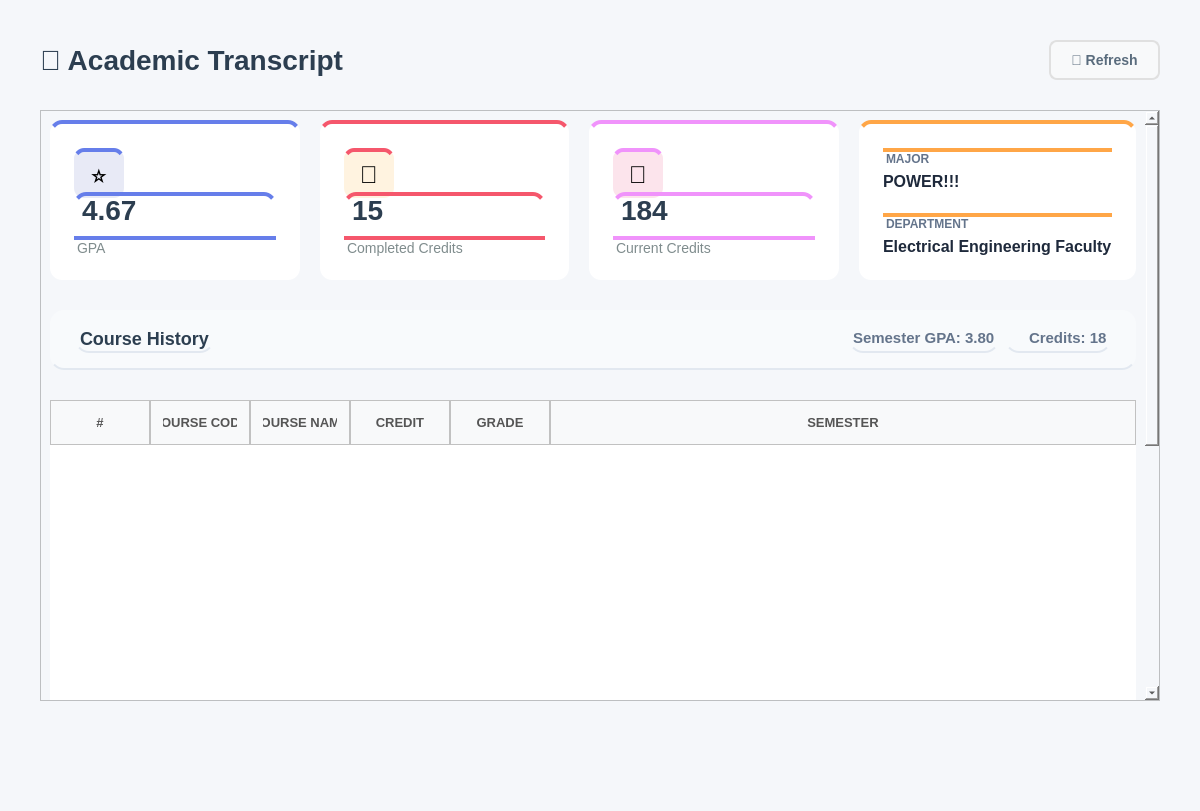
<?xml version="1.0" encoding="UTF-8"?>
<ui version="4.0">
 <class>Transcript</class>
 <widget class="QWidget" name="Transcript">
  <property name="geometry">
   <rect>
    <x>0</x>
    <y>0</y>
    <width>1200</width>
    <height>811</height>
   </rect>
  </property>
  <property name="windowTitle">
   <string/>
  </property>
  <property name="styleSheet">
   <string notr="true">background-color: #f5f7fa;</string>
  </property>
  <layout class="QVBoxLayout" name="mainLayout">
   <property name="spacing">
    <number>30</number>
   </property>
   <property name="leftMargin">
    <number>40</number>
   </property>
   <property name="topMargin">
    <number>40</number>
   </property>
   <property name="rightMargin">
    <number>40</number>
   </property>
   <property name="bottomMargin">
    <number>20</number>
   </property>
   <item>
    <layout class="QHBoxLayout" name="headerLayout">
     <item>
      <widget class="QLabel" name="labelTitle">
       <property name="styleSheet">
        <string notr="true">font-size: 28px; font-weight: bold; color: #2c3e50; background: transparent;</string>
       </property>
       <property name="text">
        <string>📜 Academic Transcript</string>
       </property>
      </widget>
     </item>
     <item>
      <spacer name="headerSpacer">
       <property name="orientation">
        <enum>Qt::Orientation::Horizontal</enum>
       </property>
       <property name="sizeHint" stdset="0">
        <size>
         <width>40</width>
         <height>20</height>
        </size>
       </property>
      </spacer>
     </item>
     <item>
      <widget class="QPushButton" name="buttonRefresh">
       <property name="minimumSize">
        <size>
         <width>100</width>
         <height>40</height>
        </size>
       </property>
       <property name="cursor">
        <cursorShape>PointingHandCursor</cursorShape>
       </property>
       <property name="styleSheet">
        <string notr="true">QPushButton {
    background-color: #f8f9fa;     /* light grey background */
    color: #5a6c7d;               /* text color */
    border: 2px solid #e0e0e0;    /* default border */
    border-radius: 8px;
    font-size: 14px;
    font-weight: bold;
    padding: 10px 20px;
}

QPushButton:hover {
    border-color: #6c5ce7;        /* purplish-blue border on hover */
    color: #6c5ce7;               /* match text color to border */
}

QPushButton:pressed {
    background-color: #e0e0e0;    /* slightly darker grey when pressed */
    border-color: #6c5ce7;        /* keep border highlight */
    color: #6c5ce7;               /* text color */
}
</string>
       </property>
       <property name="text">
        <string>🔄 Refresh</string>
       </property>
      </widget>
     </item>
    </layout>
   </item>
   <item>
    <widget class="QScrollArea" name="scrollArea">
     <property name="styleSheet">
      <string notr="true">
/* ===== VERTICAL SCROLLBAR ===== */
QScrollBar:vertical {
    width: 12px;
    background: rgba(255, 255, 255, 0.05);  /* subtle track */
    margin: 0px 0px 0px 0;  /* TOP RIGHT BOTTOM LEFT */
    border-radius: 6px;
}

QScrollBar::handle:vertical {
    background: rgba(120, 120, 120, 0.35);  /* glassy thumb */
    border-radius: 6px;
    min-height: 30px;
    border: 1px solid rgba(255, 255, 255, 0.2); /* subtle highlight */
}

QScrollBar::handle:vertical:hover {
    background: rgba(120, 120, 120, 0.55);
}

/* Up/Down buttons */
QScrollBar::add-line:vertical,
QScrollBar::sub-line:vertical {
    height: 16px;
    background: rgba(180, 180, 180, 0.35);
    border-radius: 4px;
}

/* Arrow icons */
QScrollBar::up-arrow:vertical,
QScrollBar::down-arrow:vertical {
    width: 6px;
    height: 6px;
    background: transparent;
}

/* Remove the blank area inside */
QScrollBar::add-page:vertical,
QScrollBar::sub-page:vertical {
    background: none;
}
/* ===== HORIZONTAL SCROLLBAR ===== */
QScrollBar:horizontal {
    height: 12px;
    background: rgba(255, 255, 255, 0.05);  /* subtle track */
    margin: 0px 0 0px 0;  /* TOP RIGHT BOTTOM LEFT */
    border-radius: 6px;
}

QScrollBar::handle:horizontal {
    background: rgba(120, 120, 120, 0.35);  /* glassy thumb */
    border-radius: 6px;
    min-width: 30px;
    border: 1px solid rgba(255, 255, 255, 0.2); /* subtle highlight */
}

QScrollBar::handle:horizontal:hover {
    background: rgba(120, 120, 120, 0.55);
}

/* Left/Right buttons */
QScrollBar::add-line:horizontal,
QScrollBar::sub-line:horizontal {
    width: 16px;
    background: rgba(180, 180, 180, 0.35);
    border-radius: 4px;
}

/* Arrow icons */
QScrollBar::left-arrow:horizontal,
QScrollBar::right-arrow:horizontal {
    width: 6px;
    height: 6px;
    background: transparent;
}

/* Remove the blank area inside */
QScrollBar::add-page:horizontal,
QScrollBar::sub-page:horizontal {
    background: none;
}
</string>
     </property>
     <property name="widgetResizable">
      <bool>true</bool>
     </property>
     <widget class="QWidget" name="scrollAreaWidgetContents">
      <property name="geometry">
       <rect>
        <x>0</x>
        <y>0</y>
        <width>1106</width>
        <height>1031</height>
       </rect>
      </property>
      <layout class="QVBoxLayout" name="verticalLayout">
       <property name="spacing">
        <number>30</number>
       </property>
       <property name="bottomMargin">
        <number>20</number>
       </property>
       <item>
        <layout class="QHBoxLayout" name="statsLayout">
         <property name="spacing">
          <number>20</number>
         </property>
         <item>
          <widget class="QFrame" name="totalUsersFrame_2">
           <property name="minimumSize">
            <size>
             <width>0</width>
             <height>160</height>
            </size>
           </property>
           <property name="styleSheet">
            <string notr="true">background-color: white; border-radius: 12px; border-top: 4px solid #667eea;</string>
           </property>
           <property name="frameShape">
            <enum>QFrame::Shape::StyledPanel</enum>
           </property>
           <layout class="QVBoxLayout" name="totalUsersLayout_2">
            <property name="spacing">
             <number>12</number>
            </property>
            <property name="leftMargin">
             <number>24</number>
            </property>
            <property name="topMargin">
             <number>24</number>
            </property>
            <property name="rightMargin">
             <number>24</number>
            </property>
            <property name="bottomMargin">
             <number>24</number>
            </property>
            <item>
             <widget class="QLabel" name="totalUsersIcon_2">
              <property name="minimumSize">
               <size>
                <width>50</width>
                <height>50</height>
               </size>
              </property>
              <property name="maximumSize">
               <size>
                <width>50</width>
                <height>50</height>
               </size>
              </property>
              <property name="styleSheet">
               <string notr="true">background-color: #e8eaf6; border-radius: 10px; font-size: 24px;</string>
              </property>
              <property name="text">
               <string>⭐</string>
              </property>
              <property name="alignment">
               <set>Qt::AlignmentFlag::AlignCenter</set>
              </property>
             </widget>
            </item>
            <item>
             <widget class="QLabel" name="labelGPACount">
              <property name="styleSheet">
               <string notr="true">font-size: 28px; font-weight: bold; color: #2c3e50; background: transparent;</string>
              </property>
              <property name="text">
               <string>4.67</string>
              </property>
             </widget>
            </item>
            <item>
             <widget class="QLabel" name="labelGPA">
              <property name="styleSheet">
               <string notr="true">font-size: 14px; color: #7f8c8d; background: transparent;</string>
              </property>
              <property name="text">
               <string>GPA</string>
              </property>
             </widget>
            </item>
           </layout>
          </widget>
         </item>
         <item>
          <widget class="QFrame" name="pendingRequestsFrame_2">
           <property name="minimumSize">
            <size>
             <width>0</width>
             <height>160</height>
            </size>
           </property>
           <property name="styleSheet">
            <string notr="true">background-color: white;
border-radius: 12px;
border-top: 4px solid #f5576c;  /* same color as Edit Profile button */
</string>
           </property>
           <property name="frameShape">
            <enum>QFrame::Shape::StyledPanel</enum>
           </property>
           <layout class="QVBoxLayout" name="pendingRequestsLayout_2">
            <property name="spacing">
             <number>12</number>
            </property>
            <property name="leftMargin">
             <number>24</number>
            </property>
            <property name="topMargin">
             <number>24</number>
            </property>
            <property name="rightMargin">
             <number>24</number>
            </property>
            <property name="bottomMargin">
             <number>24</number>
            </property>
            <item>
             <widget class="QLabel" name="pendingRequestsIcon_2">
              <property name="minimumSize">
               <size>
                <width>50</width>
                <height>50</height>
               </size>
              </property>
              <property name="maximumSize">
               <size>
                <width>50</width>
                <height>50</height>
               </size>
              </property>
              <property name="styleSheet">
               <string notr="true">background-color: #fff3e0; border-radius: 10px; font-size: 24px;</string>
              </property>
              <property name="text">
               <string>🎯</string>
              </property>
              <property name="alignment">
               <set>Qt::AlignmentFlag::AlignCenter</set>
              </property>
             </widget>
            </item>
            <item>
             <widget class="QLabel" name="labelCompletedCreditsCount">
              <property name="styleSheet">
               <string notr="true">font-size: 28px; font-weight: bold; color: #2c3e50; background: transparent;</string>
              </property>
              <property name="text">
               <string>15</string>
              </property>
             </widget>
            </item>
            <item>
             <widget class="QLabel" name="labelCompletedCredits">
              <property name="styleSheet">
               <string notr="true">font-size: 14px; color: #7f8c8d; background: transparent;</string>
              </property>
              <property name="text">
               <string>Completed Credits</string>
              </property>
             </widget>
            </item>
           </layout>
          </widget>
         </item>
         <item>
          <widget class="QFrame" name="totalStudentsFrame">
           <property name="minimumSize">
            <size>
             <width>0</width>
             <height>160</height>
            </size>
           </property>
           <property name="styleSheet">
            <string notr="true">background-color: white; border-radius: 12px; border-top: 4px solid #f093fb;</string>
           </property>
           <property name="frameShape">
            <enum>QFrame::Shape::StyledPanel</enum>
           </property>
           <layout class="QVBoxLayout" name="totalStudentsLayout">
            <property name="spacing">
             <number>12</number>
            </property>
            <property name="leftMargin">
             <number>24</number>
            </property>
            <property name="topMargin">
             <number>24</number>
            </property>
            <property name="rightMargin">
             <number>24</number>
            </property>
            <property name="bottomMargin">
             <number>24</number>
            </property>
            <item>
             <widget class="QLabel" name="totalStudentsIcon">
              <property name="minimumSize">
               <size>
                <width>50</width>
                <height>50</height>
               </size>
              </property>
              <property name="maximumSize">
               <size>
                <width>50</width>
                <height>50</height>
               </size>
              </property>
              <property name="styleSheet">
               <string notr="true">background-color: #fce4ec; border-radius: 10px; font-size: 24px;</string>
              </property>
              <property name="text">
               <string>📝</string>
              </property>
              <property name="alignment">
               <set>Qt::AlignmentFlag::AlignCenter</set>
              </property>
             </widget>
            </item>
            <item>
             <widget class="QLabel" name="labelCurrentCreditsCount">
              <property name="styleSheet">
               <string notr="true">font-size: 28px; font-weight: bold; color: #2c3e50; background: transparent;</string>
              </property>
              <property name="text">
               <string>184</string>
              </property>
             </widget>
            </item>
            <item>
             <widget class="QLabel" name="labelCurrentCredits">
              <property name="styleSheet">
               <string notr="true">font-size: 14px; color: #7f8c8d; background: transparent;</string>
              </property>
              <property name="text">
               <string>Current Credits</string>
              </property>
             </widget>
            </item>
           </layout>
          </widget>
         </item>
         <item>
          <widget class="QFrame" name="pendingRequestsFrame">
           <property name="minimumSize">
            <size>
             <width>0</width>
             <height>160</height>
            </size>
           </property>
           <property name="styleSheet">
            <string notr="true">background-color: white; border-radius: 12px; border-top: 4px solid #ffa647;</string>
           </property>
           <property name="frameShape">
            <enum>QFrame::Shape::StyledPanel</enum>
           </property>
           <layout class="QVBoxLayout" name="pendingRequestsLayout">
            <property name="spacing">
             <number>12</number>
            </property>
            <property name="leftMargin">
             <number>24</number>
            </property>
            <property name="topMargin">
             <number>24</number>
            </property>
            <property name="rightMargin">
             <number>24</number>
            </property>
            <property name="bottomMargin">
             <number>24</number>
            </property>
            <item>
             <layout class="QVBoxLayout" name="infoColumn2">
              <property name="spacing">
               <number>5</number>
              </property>
              <item>
               <widget class="QLabel" name="labelMajorTitle">
                <property name="styleSheet">
                 <string notr="true">font-size: 12px; color: #64748b; font-weight: 600; background: transparent;</string>
                </property>
                <property name="text">
                 <string>MAJOR</string>
                </property>
               </widget>
              </item>
              <item>
               <widget class="QLabel" name="labelMajor">
                <property name="minimumSize">
                 <size>
                  <width>0</width>
                  <height>20</height>
                 </size>
                </property>
                <property name="styleSheet">
                 <string notr="true">font-size: 16px; color: #1e293b; font-weight: 600; background: transparent; border: transparent</string>
                </property>
                <property name="text">
                 <string>POWER!!!</string>
                </property>
               </widget>
              </item>
              <item>
               <spacer name="infoSpacer2">
                <property name="orientation">
                 <enum>Qt::Orientation::Vertical</enum>
                </property>
                <property name="sizeHint" stdset="0">
                 <size>
                  <width>20</width>
                  <height>10</height>
                 </size>
                </property>
               </spacer>
              </item>
              <item>
               <widget class="QLabel" name="labelDepartmentTitle">
                <property name="styleSheet">
                 <string notr="true">font-size: 12px; color: #64748b; font-weight: 600; background: transparent;</string>
                </property>
                <property name="text">
                 <string>DEPARTMENT</string>
                </property>
               </widget>
              </item>
              <item>
               <widget class="QLabel" name="labelDepartment">
                <property name="minimumSize">
                 <size>
                  <width>0</width>
                  <height>20</height>
                 </size>
                </property>
                <property name="styleSheet">
                 <string notr="true">font-size: 16px; color: #1e293b; font-weight: 600; background: transparent; border: transparent</string>
                </property>
                <property name="text">
                 <string>Electrical Engineering Faculty</string>
                </property>
               </widget>
              </item>
             </layout>
            </item>
           </layout>
          </widget>
         </item>
        </layout>
       </item>
       <item>
        <widget class="QFrame" name="tableHeader">
         <property name="minimumSize">
          <size>
           <width>0</width>
           <height>60</height>
          </size>
         </property>
         <property name="maximumSize">
          <size>
           <width>16777215</width>
           <height>60</height>
          </size>
         </property>
         <property name="styleSheet">
          <string notr="true">QFrame { background-color: #f8fafc; border-radius: 14px 14px 0px 0px; border-bottom: 2px solid #e2e8f0; }</string>
         </property>
         <property name="frameShape">
          <enum>QFrame::Shape::StyledPanel</enum>
         </property>
         <layout class="QHBoxLayout" name="tableHeaderLayout">
          <property name="leftMargin">
           <number>25</number>
          </property>
          <property name="topMargin">
           <number>15</number>
          </property>
          <property name="rightMargin">
           <number>25</number>
          </property>
          <property name="bottomMargin">
           <number>15</number>
          </property>
          <item>
           <widget class="QLabel" name="labelTableTitle">
            <property name="styleSheet">
             <string notr="true">font-size: 18px; font-weight: bold; color: #2c3e50; background: transparent;</string>
            </property>
            <property name="text">
             <string>Course History</string>
            </property>
           </widget>
          </item>
          <item>
           <spacer name="tableHeaderSpacer">
            <property name="orientation">
             <enum>Qt::Orientation::Horizontal</enum>
            </property>
            <property name="sizeHint" stdset="0">
             <size>
              <width>40</width>
              <height>20</height>
             </size>
            </property>
           </spacer>
          </item>
          <item>
           <widget class="QLabel" name="labelSemesterGPA">
            <property name="styleSheet">
             <string notr="true">font-size: 15px; font-weight: 600; color: #64748b; background: transparent;</string>
            </property>
            <property name="text">
             <string>Semester GPA: 3.80</string>
            </property>
           </widget>
          </item>
          <item>
           <widget class="QLabel" name="labelSemesterCreditsCount">
            <property name="styleSheet">
             <string notr="true">font-size: 15px; font-weight: 600; color: #64748b; background: transparent; padding-left: 20px;</string>
            </property>
            <property name="text">
             <string>Credits: 18</string>
            </property>
           </widget>
          </item>
         </layout>
        </widget>
       </item>
       <item>
        <widget class="QTableWidget" name="tableCourses">
         <property name="minimumSize">
          <size>
           <width>0</width>
           <height>300</height>
          </size>
         </property>
         <property name="styleSheet">
          <string notr="true">QTableWidget {
    border: none;
    background-color: white;
    gridline-color: #e5e5e5;      /* slightly darker for visibility */
    color: #222222;               /* matches QLineEdit text color */
    font-size: 14px;
}

QTableWidget::item {
    padding: 14px;
    border: none;
    color: #222222;               /* consistent text color */
}

QTableWidget::item:selected {
    background-color: #fcebed;  /* soft pink selection */
    color: #222222;             /* keep text readable */
}

QHeaderView::section {
    background-color: #f8f9fa;
    padding: 12px;
	border: 1px solid #c1c1c1; 
    font-size: 13px;
    color: #555555;               /* similar to readOnly QLineEdit text */
    font-weight: bold;
}
QTableWidget::item:focus {
    outline: none;
    border: none;
}
/* Removes weird selection rectangle */
QTableWidget::item:focus {
    outline: none;
    border: none;
}
QTableWidget::indicator {
    width: 18px;
    height: 18px;
}

QTableWidget::indicator:unchecked {
    border: 1px solid #b8b8b8;      /* soft grey border */
    background-color: #f8f8f8;      /* very light grey */
    border-radius: 3px;             /* slightly rounded */
}

QTableWidget::indicator:checked {
    border: 1px solid #5a5a5a;      /* darker grey when selected */
    background-color: #6c6c6c;      /* washed-out grey instead of harsh green */
    image: url(&quot;&quot;);                 /* remove default checkmark */
    border-radius: 3px;
}

QTableWidget::indicator:checked:hover,
QTableWidget::indicator:unchecked:hover {
    border-color: #3a3a3a;
}

QTableWidget::indicator:checked::after {
    content: &quot;&quot;;
    image: url(&quot;&quot;); /* no default checkmark */
}
/* ===== SCROLLBARS (VERTICAL &amp; HORIZONTAL) ===== */

/* Track */
QScrollBar:vertical, QScrollBar:horizontal {
    background: rgba(255, 255, 255, 0.05);  /* subtle track */
    border-radius: 6px;
    margin: 0px;  /* remove extra space */
}

/* Handle / Thumb */
QScrollBar::handle:vertical, QScrollBar::handle:horizontal {
    background: rgba(120, 120, 120, 0.35);  /* glassy thumb */
    border-radius: 6px;
    border: 1px solid rgba(255, 255, 255, 0.2); /* subtle highlight */
    min-height: 30px; /* vertical */
    min-width: 30px;  /* horizontal */
}

QScrollBar::handle:vertical:hover,
QScrollBar::handle:horizontal:hover {
    background: rgba(120, 120, 120, 0.55);
}

/* Buttons (up/down or left/right) */
QScrollBar::add-line:vertical, QScrollBar::sub-line:vertical,
QScrollBar::add-line:horizontal, QScrollBar::sub-line:horizontal {
    width: 16px;  /* horizontal buttons width */
    height: 16px; /* vertical buttons height */
    background: rgba(180, 180, 180, 0.35);
    border-radius: 4px;
}

/* Arrow icons */
QScrollBar::up-arrow:vertical, QScrollBar::down-arrow:vertical,
QScrollBar::left-arrow:horizontal, QScrollBar::right-arrow:horizontal {
    width: 6px;
    height: 6px;
    background: transparent;
}

/* Remove blank areas */
QScrollBar::add-page:vertical, QScrollBar::sub-page:vertical,
QScrollBar::add-page:horizontal, QScrollBar::sub-page:horizontal {
    background: none;
}

/* Sizes */
QScrollBar:vertical { width: 12px; }
QScrollBar:horizontal { height: 12px; }
</string>
         </property>
         <property name="editTriggers">
          <set>QAbstractItemView::EditTrigger::NoEditTriggers</set>
         </property>
         <property name="alternatingRowColors">
          <bool>true</bool>
         </property>
         <property name="selectionMode">
          <enum>QAbstractItemView::SelectionMode::ContiguousSelection</enum>
         </property>
         <property name="selectionBehavior">
          <enum>QAbstractItemView::SelectionBehavior::SelectRows</enum>
         </property>
         <property name="verticalScrollMode">
          <enum>QAbstractItemView::ScrollMode::ScrollPerPixel</enum>
         </property>
         <property name="horizontalScrollMode">
          <enum>QAbstractItemView::ScrollMode::ScrollPerPixel</enum>
         </property>
         <property name="cornerButtonEnabled">
          <bool>true</bool>
         </property>
         <attribute name="horizontalHeaderStretchLastSection">
          <bool>true</bool>
         </attribute>
         <attribute name="verticalHeaderVisible">
          <bool>false</bool>
         </attribute>
         <attribute name="verticalHeaderCascadingSectionResizes">
          <bool>true</bool>
         </attribute>
         <column>
          <property name="text">
           <string>#</string>
          </property>
         </column>
         <column>
          <property name="text">
           <string>COURSE CODE</string>
          </property>
         </column>
         <column>
          <property name="text">
           <string>COURSE NAME</string>
          </property>
         </column>
         <column>
          <property name="text">
           <string>CREDIT</string>
          </property>
         </column>
         <column>
          <property name="text">
           <string>GRADE</string>
          </property>
         </column>
         <column>
          <property name="text">
           <string>SEMESTER</string>
          </property>
         </column>
        </widget>
       </item>
       <item>
        <widget class="QFrame" name="tableHeader_2">
         <property name="minimumSize">
          <size>
           <width>0</width>
           <height>60</height>
          </size>
         </property>
         <property name="maximumSize">
          <size>
           <width>16777215</width>
           <height>60</height>
          </size>
         </property>
         <property name="styleSheet">
          <string notr="true">QFrame { background-color: #f8fafc; border-radius: 14px 14px 0px 0px; border-bottom: 2px solid #e2e8f0; }</string>
         </property>
         <property name="frameShape">
          <enum>QFrame::Shape::StyledPanel</enum>
         </property>
         <layout class="QHBoxLayout" name="tableHeaderLayout_2">
          <property name="leftMargin">
           <number>25</number>
          </property>
          <property name="topMargin">
           <number>15</number>
          </property>
          <property name="rightMargin">
           <number>25</number>
          </property>
          <property name="bottomMargin">
           <number>15</number>
          </property>
          <item>
           <widget class="QLabel" name="labelTableTitle_2">
            <property name="styleSheet">
             <string notr="true">font-size: 18px; font-weight: bold; color: #2c3e50; background: transparent;</string>
            </property>
            <property name="text">
             <string>Year [202X] Semster [2]</string>
            </property>
           </widget>
          </item>
          <item>
           <spacer name="tableHeaderSpacer_2">
            <property name="orientation">
             <enum>Qt::Orientation::Horizontal</enum>
            </property>
            <property name="sizeHint" stdset="0">
             <size>
              <width>40</width>
              <height>20</height>
             </size>
            </property>
           </spacer>
          </item>
          <item>
           <widget class="QLabel" name="labelSemesterGPA_2">
            <property name="styleSheet">
             <string notr="true">font-size: 15px; font-weight: 600; color: #64748b; background: transparent;</string>
            </property>
            <property name="text">
             <string>Semester GPA: 3.80</string>
            </property>
           </widget>
          </item>
          <item>
           <widget class="QLabel" name="labelSemesterCreditsCount_2">
            <property name="styleSheet">
             <string notr="true">font-size: 15px; font-weight: 600; color: #64748b; background: transparent; padding-left: 20px;</string>
            </property>
            <property name="text">
             <string>Credits: 18</string>
            </property>
           </widget>
          </item>
         </layout>
        </widget>
       </item>
       <item>
        <widget class="QTableWidget" name="tableCourses_2">
         <property name="minimumSize">
          <size>
           <width>0</width>
           <height>300</height>
          </size>
         </property>
         <property name="styleSheet">
          <string notr="true">QTableWidget {
    border: none;
    background-color: white;
    gridline-color: #e5e5e5;      /* slightly darker for visibility */
    color: #222222;               /* matches QLineEdit text color */
    font-size: 14px;
}

QTableWidget::item {
    padding: 14px;
    border: none;
    color: #222222;               /* consistent text color */
}

QTableWidget::item:selected {
    background-color: #fcebed;  /* soft pink selection */
    color: #222222;             /* keep text readable */
}

QHeaderView::section {
    background-color: #f8f9fa;
    padding: 12px;
	border: 1px solid #c1c1c1; 
    font-size: 13px;
    color: #555555;               /* similar to readOnly QLineEdit text */
    font-weight: bold;
}
QTableWidget::item:focus {
    outline: none;
    border: none;
}
/* Removes weird selection rectangle */
QTableWidget::item:focus {
    outline: none;
    border: none;
}
QTableWidget::indicator {
    width: 18px;
    height: 18px;
}

QTableWidget::indicator:unchecked {
    border: 1px solid #b8b8b8;      /* soft grey border */
    background-color: #f8f8f8;      /* very light grey */
    border-radius: 3px;             /* slightly rounded */
}

QTableWidget::indicator:checked {
    border: 1px solid #5a5a5a;      /* darker grey when selected */
    background-color: #6c6c6c;      /* washed-out grey instead of harsh green */
    image: url(&quot;&quot;);                 /* remove default checkmark */
    border-radius: 3px;
}

QTableWidget::indicator:checked:hover,
QTableWidget::indicator:unchecked:hover {
    border-color: #3a3a3a;
}

QTableWidget::indicator:checked::after {
    content: &quot;&quot;;
    image: url(&quot;&quot;); /* no default checkmark */
}
/* ===== SCROLLBARS (VERTICAL &amp; HORIZONTAL) ===== */

/* Track */
QScrollBar:vertical, QScrollBar:horizontal {
    background: rgba(255, 255, 255, 0.05);  /* subtle track */
    border-radius: 6px;
    margin: 0px;  /* remove extra space */
}

/* Handle / Thumb */
QScrollBar::handle:vertical, QScrollBar::handle:horizontal {
    background: rgba(120, 120, 120, 0.35);  /* glassy thumb */
    border-radius: 6px;
    border: 1px solid rgba(255, 255, 255, 0.2); /* subtle highlight */
    min-height: 30px; /* vertical */
    min-width: 30px;  /* horizontal */
}

QScrollBar::handle:vertical:hover,
QScrollBar::handle:horizontal:hover {
    background: rgba(120, 120, 120, 0.55);
}

/* Buttons (up/down or left/right) */
QScrollBar::add-line:vertical, QScrollBar::sub-line:vertical,
QScrollBar::add-line:horizontal, QScrollBar::sub-line:horizontal {
    width: 16px;  /* horizontal buttons width */
    height: 16px; /* vertical buttons height */
    background: rgba(180, 180, 180, 0.35);
    border-radius: 4px;
}

/* Arrow icons */
QScrollBar::up-arrow:vertical, QScrollBar::down-arrow:vertical,
QScrollBar::left-arrow:horizontal, QScrollBar::right-arrow:horizontal {
    width: 6px;
    height: 6px;
    background: transparent;
}

/* Remove blank areas */
QScrollBar::add-page:vertical, QScrollBar::sub-page:vertical,
QScrollBar::add-page:horizontal, QScrollBar::sub-page:horizontal {
    background: none;
}

/* Sizes */
QScrollBar:vertical { width: 12px; }
QScrollBar:horizontal { height: 12px; }
</string>
         </property>
         <property name="editTriggers">
          <set>QAbstractItemView::EditTrigger::NoEditTriggers</set>
         </property>
         <property name="alternatingRowColors">
          <bool>true</bool>
         </property>
         <property name="selectionMode">
          <enum>QAbstractItemView::SelectionMode::ContiguousSelection</enum>
         </property>
         <property name="selectionBehavior">
          <enum>QAbstractItemView::SelectionBehavior::SelectRows</enum>
         </property>
         <property name="verticalScrollMode">
          <enum>QAbstractItemView::ScrollMode::ScrollPerPixel</enum>
         </property>
         <property name="horizontalScrollMode">
          <enum>QAbstractItemView::ScrollMode::ScrollPerPixel</enum>
         </property>
         <property name="cornerButtonEnabled">
          <bool>true</bool>
         </property>
         <attribute name="horizontalHeaderStretchLastSection">
          <bool>true</bool>
         </attribute>
         <attribute name="verticalHeaderVisible">
          <bool>false</bool>
         </attribute>
         <attribute name="verticalHeaderCascadingSectionResizes">
          <bool>true</bool>
         </attribute>
         <column>
          <property name="text">
           <string>#</string>
          </property>
         </column>
         <column>
          <property name="text">
           <string>COURSE CODE</string>
          </property>
         </column>
         <column>
          <property name="text">
           <string>COURSE NAME</string>
          </property>
         </column>
         <column>
          <property name="text">
           <string>CREDIT</string>
          </property>
         </column>
         <column>
          <property name="text">
           <string>GRADE</string>
          </property>
         </column>
         <column>
          <property name="text">
           <string>SEMESTER</string>
          </property>
         </column>
        </widget>
       </item>
      </layout>
     </widget>
    </widget>
   </item>
   <item>
    <widget class="QFrame" name="tableFrame">
     <property name="styleSheet">
      <string notr="true">background-color: white; border-radius: 12px;</string>
     </property>
     <property name="frameShape">
      <enum>QFrame::Shape::StyledPanel</enum>
     </property>
     <layout class="QVBoxLayout" name="tableMainLayout">
      <property name="spacing">
       <number>0</number>
      </property>
      <property name="leftMargin">
       <number>0</number>
      </property>
      <property name="topMargin">
       <number>0</number>
      </property>
      <property name="rightMargin">
       <number>0</number>
      </property>
      <property name="bottomMargin">
       <number>0</number>
      </property>
     </layout>
    </widget>
   </item>
   <item>
    <spacer name="verticalSpacer">
     <property name="orientation">
      <enum>Qt::Orientation::Vertical</enum>
     </property>
     <property name="sizeType">
      <enum>QSizePolicy::Policy::Maximum</enum>
     </property>
     <property name="sizeHint" stdset="0">
      <size>
       <width>20</width>
       <height>60</height>
      </size>
     </property>
    </spacer>
   </item>
  </layout>
 </widget>
 <resources/>
 <connections/>
</ui>
